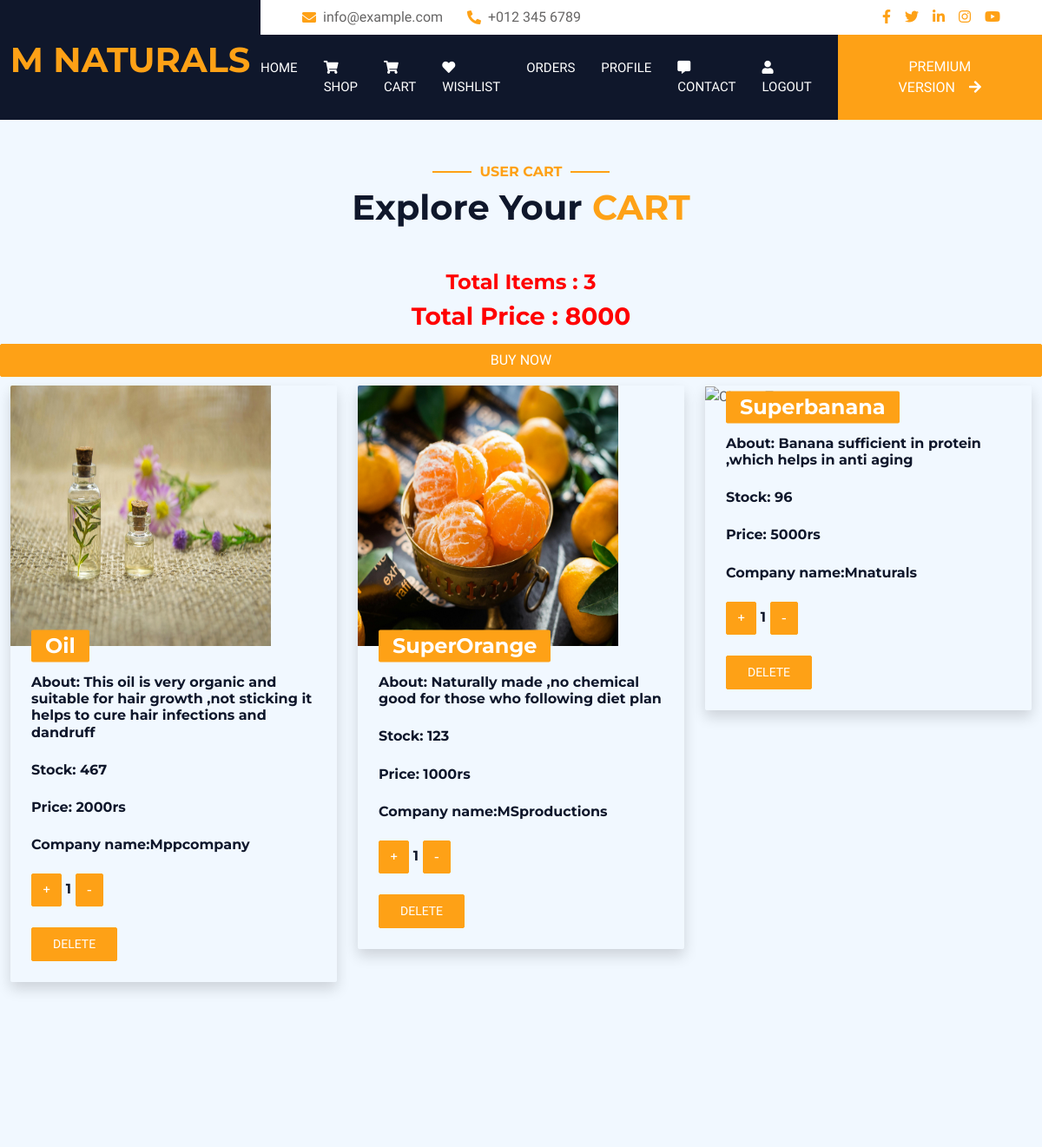
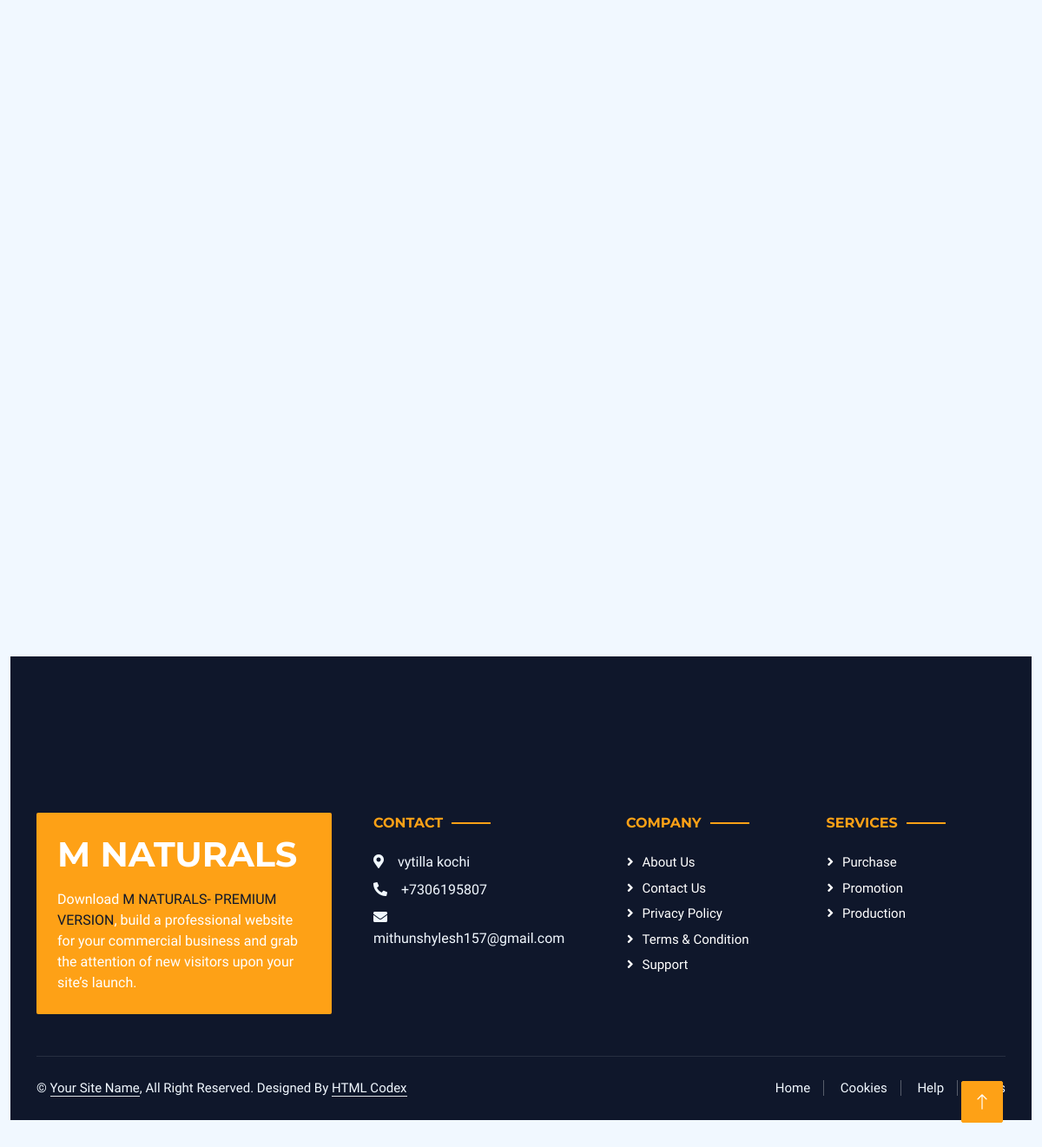
Screenshot of /usercart (signed in) with the database file from the repository (2 pictures, top to bottom).
### mapp/models.py (models this page shows)
class cart(models.Model):
    user_details=models.ForeignKey(reg,on_delete=models.CASCADE)
    product_details=models.ForeignKey(product,on_delete=models.CASCADE)
    company_details=models.ForeignKey(company_reg,on_delete=models.CASCADE)
    quantity=models.IntegerField(default=1,null=True)
    total_price=models.IntegerField(default=500,)

class product(models.Model):
    pname=models.CharField(max_length=20)
    company_details=models.ForeignKey(company_reg,on_delete=models.CASCADE)
    cost=models.IntegerField()
    stock=models.IntegerField()
    image=models.FileField()
    definition=models.CharField(max_length=500)
    status=models.CharField(max_length=20,default="pending")

class company_reg(models.Model):
    company_name=models.CharField(max_length=20)
    company_address=models.CharField(max_length=100)
    company_email=models.EmailField()
    company_condactno=models.IntegerField()
    owner_name=models.CharField(max_length=20)
    owner_adharphoto=models.FileField()
    company_username=models.CharField(max_length=20)
    company_password=models.CharField(max_length=10)
    status=models.CharField(max_length=20)
    payment_status=models.CharField(max_length=20)

### mapp/views.py (the view)
# urls.py: path('usercart',views.usercart),
def usercart(re):
    if 'user' in re.session:
        data = reg.objects.get(username=re.session['user'])
        cart_items = cart.objects.filter(user_details=data)
        qty = 0
        total = 0
        for i in cart_items:
            qty += i.quantity
            total += i.product_details.cost* i.quantity
        if not cart_items:
            return render(re, 'user/usercart.html')
        return render(re, 'user/usercart.html', {'cart_items': cart_items, 'total': total, 'qty': qty})
    return redirect(login)

### templates/user/usercart.html (shortened to what this page needs)
<!DOCTYPE html>
<html lang="en">
<head>
    {% load static %}
    <link href="https://cdnjs.cloudflare.com/ajax/libs/font-awesome/5.10.0/css/all.min.css" rel="stylesheet">
    <link href="https://cdn.jsdelivr.net/npm/bootstrap-icons@1.4.1/font/bootstrap-icons.css" rel="stylesheet">
    <link href="lib/animate/animate.min.css" rel="stylesheet">
    <link href="lib/owlcarousel/assets/owl.carousel.min.css" rel="stylesheet">
    <link href="{% static 'lib/tempusdominus/css/tempusdominus-bootstrap-4.min.css' %}" rel="stylesheet" />
    <link href="{% static 'css/bootstrap.min.css' %}" rel="stylesheet">
    <link href="{% static 'css/style.css' %}" rel="stylesheet">
</head>
<body>
        <div class="container-fluid bg-dark px-0">
            <div class="row gx-0">
                <div class="col-lg-3 bg-dark d-none d-lg-block">
                    <a href="/" class="navbar-brand w-100 h-100 m-0 p-0 d-flex align-items-center justify-content-center">
                        <h1 class="m-0 text-primary text-uppercase">M naturals</h1>
                    </a>
                </div>
                <div class="col-lg-9">
                    <div class="row gx-0 bg-white d-none d-lg-flex">
                        <div class="col-lg-7 px-5 text-start">
                            <div class="h-100 d-inline-flex align-items-center py-2 me-4">
                                <i class="fa fa-envelope text-primary me-2"></i>
                                <p class="mb-0">info@example.com</p>
                            </div>
                            <div class="h-100 d-inline-flex align-items-center py-2">
                                <i class="fa fa-phone-alt text-primary me-2"></i>
                                <p class="mb-0">+012 345 6789</p>
                            </div>
                        </div>
                        <div class="col-lg-5 px-5 text-end">
                            <div class="d-inline-flex align-items-center py-2">
                                <a class="me-3" href=""><i class="fab fa-facebook-f"></i></a>
                                <a class="me-3" href=""><i class="fab fa-twitter"></i></a>
                                <a class="me-3" href=""><i class="fab fa-linkedin-in"></i></a>
                                <a class="me-3" href=""><i class="fab fa-instagram"></i></a>
                                <a class="" href=""><i class="fab fa-youtube"></i></a>
                            </div>
                        </div>
                    </div>
                    <nav class="navbar navbar-expand-lg bg-dark navbar-dark p-3 p-lg-0">
                       <div class="collapse navbar-collapse justify-content-between" id="navbarCollapse">
                            <div class="navbar-nav mr-auto py-0">
                                <a href="userlogin" class="nav-item nav-link">Home</a>
                                <a href="usershop" class="nav-item nav-link"><i class="fas fa-shopping-cart"aria-hidden="true"></i> Shop</a>
                                <a href="usercart" class="nav-item nav-link"><i class="fas fa-shopping-cart"></i> Cart</a>
                                <a href="userwishlist" class="nav-item nav-link"><i class="fas fa-heart"></i> Wishlist</a>
                                <a href="bookingdetails" class="nav-item nav-link">ORDERS</a>
                                <a href="userprofile" class="nav-item nav-link">Profile</a>
                                <a href="usercondact" class="nav-item nav-link"><i class="fas fa-comment-alt" aria-hidden="true"></i> contact</a>
                                <a href="logout" class="nav-item nav-link"><i class="fa fa-user" aria-hidden="true"></i> Logout</a>
                            </div>
                            <a href="https://htmlcodex.com/hotel-html-template-pro" class="btn btn-primary rounded-0 py-4 px-md-5 d-none d-lg-block">Premium Version<i class="fa fa-arrow-right ms-3"></i></a>
                        </div>
                    </nav>
                </div>
            </div>
        </div>
<div class="container-xxl py-5">
            <div class="container">
                <div class="text-center wow fadeInUp" data-wow-delay="0.1s">
                    <h6 class="section-title text-center text-primary text-uppercase">User Cart</h6>
                    <h1 class="mb-5">Explore Your <span class="text-primary text-uppercase">Cart</span></h1>
                </div>
            </div>
    <div>
                {% if total > 0 %}
      <div class="row " style="padding-bottom:10px;text-align:center">
        <h4 style="color:red;">Total Items : {{qty}}</h4><br>
        <h3 style="color:red;">Total Price : {{total}}</h3>
        <br><br>
          <a href="add_order_cart/{{total}}/{{qty}}" class="btn btn-primary" >BUY NOW</a>
          {% else %}
		  <center>
          <h1> Your Cart Is Empty...!</h1><br>
		  <p>Please Add Items To Cart.</p>
		  </center>
          {% endif %}
      </div>
    </div>
        <div class="row g-4">
            {% for i in cart_items %}
                    <div class="col-lg-4 col-md-6 wow fadeInUp" data-wow-delay="0.3s">
                        <div class="room-item shadow rounded overflow-hidden">
                            <div class="position-relative">
                                <img src=" {{i.product_details.image.url}} " class="img-rounded" alt="Cinque Terre" width="300" height="300" >
                                <h4 class="position-absolute start-0 top-100 translate-middle-y bg-primary text-white rounded py-1 px-3 ms-4"> {{i.product_details.pname}}</h4>
                            </div>
                            <div class="p-4 mt-2">
                                 <div class="d-flex justify-content-between mb-3">
                                     <h6 class="detail-box">About<span>: {{i.product_details.definition}}</span></h6>
                                </div>
                                <div class="d-flex justify-content-between mb-3">
                                     <h6 class="detail-box">Stock<span>: {{i.product_details.stock}}</span></h6>
                                </div>
                                <div class="d-flex justify-content-between mb-3">
                                     <h6 class="detail-box">Price<span>: {{i.product_details.cost}}rs</span></h6>
                                </div>
                                <div class="d-flex justify-content-between mb-3">
                                     <h6 class="detail-box">Company name<span>:{{i.product_details.company_details.company_name}}</span></h6>
                                </div>
                                 <div class="d-flex justify-content-between mb-3">
                                     <h6><a href="increment/{{i.pk}}" class="btn btn-primary" >+</a> {{i.quantity}} <a href="decrement/{{i.pk}}" class="btn btn-primary">-</a></h6>
                                </div>
                                <div class="d-flex justify-content-between">
                                    <a class="btn btn-sm btn-primary rounded py-2 px-4" href="deletecart/{{i.pk}}">DELETE </a>
                                </div>
                            </div>
                        </div>
                    </div>
            {% endfor %}
        </div>
<br>
<br>
<br>
<br>
<br>
<br>
<br>
<br>
<br>
<br>
<br>
<br>
<br>
<br>
<br>
<br>
<br>
<br>
<br>
<br>
<br>
<br>
<br>
<br>
<br>
<br>
<br>
<br>
<br>
<br>
<br>
<br>
<br>
<br>
<br>
<br>
<br>
<br>
<br>
<br>
<br>
<br>
<br>
<br>
<footer>
<div>
        <div class="container-fluid bg-dark text-light footer wow fadeIn" data-wow-delay="0.1s">
            <div class="container pb-5">
                <div class="row g-5">
                    <div class="col-md-6 col-lg-4">
                        <div class="bg-primary rounded p-4">
                            <a href="index.html"><h1 class="text-white text-uppercase mb-3">M NATURALS</h1></a>
                            <p class="text-white mb-0">
								Download <a class="text-dark fw-medium" href="https://htmlcodex.com/hotel-html-template-pro">M NATURALS- PREMIUM VERSION</a>, build a professional website for your commercial business and grab the attention of new visitors upon your site’s launch.
							</p>
                        </div>
                    </div>
                    <div class="col-md-6 col-lg-3">
                        <h6 class="section-title text-start text-primary text-uppercase mb-4">Contact</h6>
                        <p class="mb-2"><i class="fa fa-map-marker-alt me-3"></i>vytilla kochi </p>
                        <p class="mb-2"><i class="fa fa-phone-alt me-3"></i>+7306195807</p>
                        <p class="mb-2"><i class="fa fa-envelope me-3"></i>mithunshylesh157@gmail.com</p>
                    </div>
                    <div class="col-lg-5 col-md-12">
                        <div class="row gy-5 g-4">
                            <div class="col-md-6">
                                <h6 class="section-title text-start text-primary text-uppercase mb-4">Company</h6>
                                <a class="btn btn-link" href="">About Us</a>
                                <a class="btn btn-link" href="">Contact Us</a>
                                <a class="btn btn-link" href="">Privacy Policy</a>
                                <a class="btn btn-link" href="">Terms & Condition</a>
                                <a class="btn btn-link" href="">Support</a>
                            </div>
                            <div class="col-md-6">
                                <h6 class="section-title text-start text-primary text-uppercase mb-4">Services</h6>
                                <a class="btn btn-link" href="">purchase</a>
                                <a class="btn btn-link" href="">promotion</a>
                                <a class="btn btn-link" href="">production</a>
                            </div>
                        </div>
                    </div>
                </div>
            </div>
            <div class="container">
                <div class="copyright">
                    <div class="row">
                        <div class="col-md-6 text-center text-md-start mb-3 mb-md-0">
                            &copy; <a class="border-bottom" href="#">Your Site Name</a>, All Right Reserved.
							Designed By <a class="border-bottom" href="https://htmlcodex.com">HTML Codex</a>
                        </div>
                        <div class="col-md-6 text-center text-md-end">
                            <div class="footer-menu">
                                <a href="">Home</a>
                                <a href="">Cookies</a>
                                <a href="">Help</a>
                                <a href="">FQAs</a>
                            </div>
                        </div>
                    </div>
                </div>
            </div>
        </div>
</div>
</footer>
        <a href="#" class="btn btn-lg btn-primary btn-lg-square back-to-top"><i class="bi bi-arrow-up"></i></a>
</body>
</html>

### static/css/style.css (style rules this page uses)
:root { --primary: #FEA116; --light: #F1F8FF; --dark: #0F172B; }
.fw-medium { font-weight: 500 !important; }
.back-to-top { position: fixed; display: none; right: 45px; bottom: 45px; z-index: 99; }
.btn { font-weight: 500; text-transform: uppercase; transition: .5s; }
.btn.btn-primary, .btn.btn-secondary { color: #FFFFFF; }
.btn-lg-square { width: 48px; height: 48px; }
.btn-square, .btn-sm-square, .btn-lg-square { padding: 0; display: flex; align-items: center; justify-content: center; font-weight: normal; border-radius: 2px; }
.navbar-dark .navbar-nav .nav-link { margin-right: 30px; padding: 25px 0; color: #FFFFFF; font-size: 15px; text-transform: uppercase; outline: none; }
.section-title { position: relative; display: inline-block; }
.section-title::before { position: absolute; content: ""; width: 45px; height: 2px; top: 50%; left: -55px; margin-top: -1px; background: var(--primary); }
.section-title::after { position: absolute; content: ""; width: 45px; height: 2px; top: 50%; right: -55px; margin-top: -1px; background: var(--primary); }
.section-title.text-start::before, .section-title.text-end::after { display: none; }
.footer { position: relative; margin-top: -110px; padding-top: 180px; }
.footer .btn.btn-link { display: block; margin-bottom: 5px; padding: 0; text-align: left; color: #FFFFFF; font-size: 15px; font-weight: normal; text-transform: capitalize; transition: .3s; }
.footer .btn.btn-link::before { position: relative; content: "\f105"; font-family: "Font Awesome 5 Free"; font-weight: 900; margin-right: 10px; }
.footer .copyright { padding: 25px 0; font-size: 15px; border-top: 1px solid rgba(256, 256, 256, .1); }
.footer .copyright a { color: var(--light); }
.footer .footer-menu a { margin-right: 15px; padding-right: 15px; border-right: 1px solid rgba(255, 255, 255, .3); }
.footer .footer-menu a:last-child { margin-right: 0; padding-right: 0; border-right: none; }

### rows the page displays
cart: product_details.image (picture), product_details.pname "Oil", product_details.definition "This oil is very organic and suitable for hair growth ,not sticking it helps to cure hair infections and dandruff", product_details.stock "467", product_details.cost "2000", product_details.company_details.company_name "Mppcompany", quantity "1"
cart: product_details.image (picture), product_details.pname "SuperOrange", product_details.definition "Naturally made ,no chemical good for those who following diet plan", product_details.stock "123", product_details.cost "1000", product_details.company_details.company_name "MSproductions", quantity "1"
cart: product_details.pname "Superbanana", product_details.definition "Banana sufficient in protein ,which helps in anti aging", product_details.stock "96", product_details.cost "5000", product_details.company_details.company_name "Mnaturals", quantity "1"

### other values shown
{{ qty }} "3"
{{ total }} "8000"
